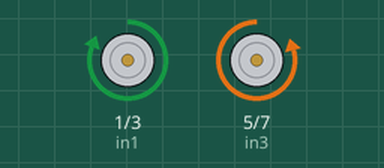
Recording of a sketch running on a simulated Arduino Uno, built with avr-gcc and run on an emulated ATmega328P. Shown: motor-driver pin pairs drawn as motors (green arrow = first pin HIGH = forward, orange = second pin HIGH = backward, longer = more drive, scaled by the enable pin).

Above: at 0.1 s.
At 5.1 s:
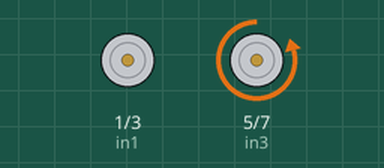
At 9.4 s:
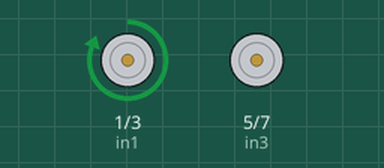
At 13.0 s:
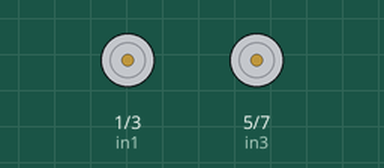
Timing chart, 0 to 14.5 s (numbered marks = the images above):
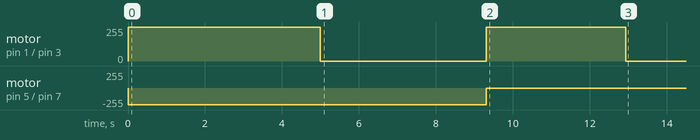

The sketch:

mover_clock_anticlock.ino
```cpp
int enA = 2;
int in1 = 1;
int in2 = 3;

int enB = 6;
int in3 = 5;
int in4 = 7;

void clockRotate(){

    int starttime = millis();
    int endtime = starttime;
    while ((endtime - starttime) <= 4313) // do this loop for up to 5000mS
    {
      // code here
      digitalWrite(in1,LOW);
      digitalWrite(in2,LOW);
      digitalWrite(in3,LOW);
      digitalWrite(in4,HIGH);
      analogWrite(enA,250);
      analogWrite(enB,250);

      endtime = millis();
    }
      analogWrite(enA,0);
      analogWrite(enB,0);

}

void anticlockRotate(){


    int starttime = millis();
    int endtime = starttime;
    while ((endtime - starttime) <= 3613) // do this loop for up to 5000mS
    {
      // code here
      digitalWrite(in1,HIGH);
      digitalWrite(in2,LOW);
      digitalWrite(in3,LOW);
      digitalWrite(in4,LOW);
      analogWrite(enA,250);
      analogWrite(enB,250);

      endtime = millis();
    }
      analogWrite(enA,0);
      analogWrite(enB,0);

}

void mover(){
    int starttime = millis();
    int endtime = starttime;
    int loopcount = 0;
    while ((endtime - starttime) <= 5000) // do this loop for up to 5000mS
    {
      // code here
      digitalWrite(in1,HIGH);
      digitalWrite(in2,LOW);
      digitalWrite(in3,LOW);
      digitalWrite(in4,HIGH);
      analogWrite(enA,250);
      analogWrite(enB,250);

      loopcount = loopcount+1;
      endtime = millis();
    }
      analogWrite(enA,0);
      analogWrite(enB,0);
}

void setup() {
  // put your setup code here, to run once:

    pinMode(enA,OUTPUT);
    pinMode(in1,OUTPUT);
    pinMode(in2,OUTPUT);
    pinMode(enB,OUTPUT);
    pinMode(in3,OUTPUT);
    pinMode(in4,OUTPUT);


    mover();
    clockRotate();
    anticlockRotate();
}

void loop() {
  // put your main code here, to run repeatedly:

}
```
